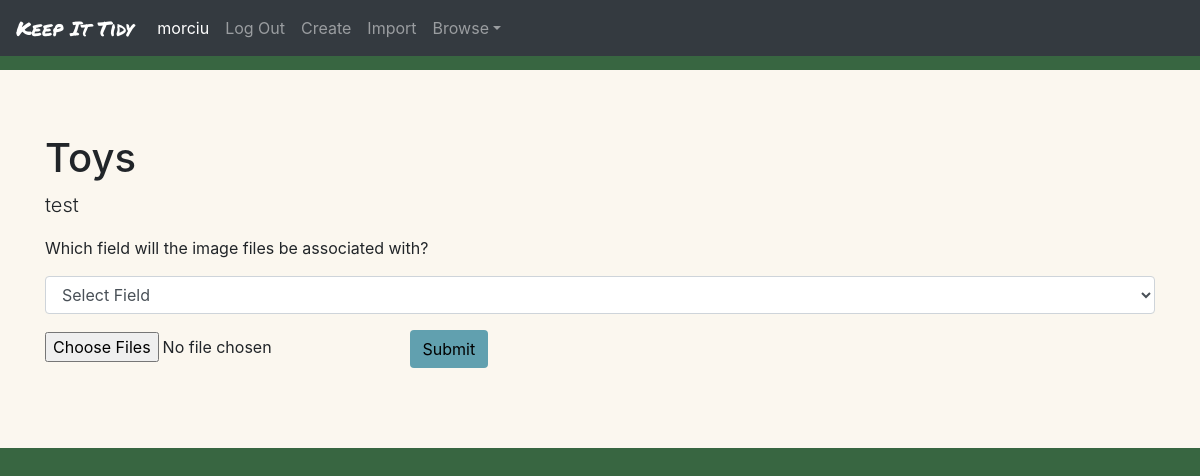
The page /upload_images/132 (signed in) on the database its author committed.
### KeepItTidy/models.py (models this page shows, shortened)
class User(AbstractUser):
	pass

class Collection(models.Model):
	user = models.ForeignKey(User, on_delete=models.CASCADE, related_name="collection")
	name = models.CharField(max_length=200)
	description = models.CharField(max_length=200)

### KeepItTidy/views.py (the view)
# urls.py: path("upload_images/<int:collection_id>", views.upload_images, name="upload_images"),
@login_required
def upload_images(request, collection_id):
	current_user = request.user
	collection = Collection.objects.get(id=collection_id)
	field_dict = FieldDict.objects.get(collection=collection)
	fields = FieldNameTypePair.objects.filter(dictionary=field_dict)
	if request.method == "POST":
		associated_field = request.POST['selectedField']
		associated_field_obj = FieldNameTypePair.objects.get(field_name=associated_field)
		associated_field_type = associated_field_obj.field_type
		print(associated_field_type)
		if len(request.FILES) > 0:
			for i in request.FILES:
				for img_file in request.FILES.getlist(i):
					items = Item.objects.filter(collection=collection)
					collection_fields = FieldDict.objects.get(collection=collection)
					image_field = FieldNameTypePair.objects.filter(dictionary=collection_fields, field_type='image')
					print(image_field)
					if image_field.count() <= 0:
						print("FOUND IMAGE FIELD")
						name_type_pair = FieldNameTypePair(dictionary=collection_fields, field_name="Image", field_type='image')
						name_type_pair.save()
					for item in items:
						old_imgs = ImageField.objects.filter(item=item)
						file_names = []
						for img in old_imgs:
							file_names.append(img.file_name())
						if old_imgs.count() <= 0 or img_file.name not in file_names:
							if associated_field == "name":
								entry = item.name
							elif associated_field_type == "number":
								entry = str(NumberField.objects.get(item=item, name=associated_field).number)
							elif associated_field == 'text':
								entry = TextField.objects.get(item=item, name=associated_field).text
							if img_file.name.split('.')[0] in entry or entry in img_file.name.split('.')[0]:
								new_img = ImageField(name="Image", collection=collection, item=item, image=img_file)
								new_img.save()
						else:
							pass
		return render(request, "keepittidy/upload_images.html", {
				"user": current_user,
				"collection": collection,
				"fields": fields
				})
	else:
		return render(request, "keepittidy/upload_images.html", {
				"user": current_user,
				"collection": collection,
				"fields": fields
				})

### KeepItTidy/templates/keepittidy/upload_images.html (shortened to what this page needs)
{% extends "keepittidy/layout.html" %}
{% load static %}
{% block body %}
<div id="collection" class="jumbotron jumbotron-fluid">
	<div class="container">
		<h1 class="display-5">{{ collection.name }}</h1>
		<p class="lead">{{ collection.description }}</p>
	</div>
	<div class="container">
		<form action="{% url 'upload_images' collection.id %}" method="post" enctype="multipart/form-data">
			<div>
				<p>Which field will the image files be associated with?</p>
				<select class="form-control" name="selectedField" required>
        			<option selected="true" disabled="disabled" value="">Select Field</option>
		        </select>
		    </div>
			<input type="file" class="form-control-image {{field.field_type}}" name="{{field.field_name}} / {{field.field_type}}" multiple required>
		    <button type="submit" class="btn addButton">Submit</button>
		</form>
	</div>
</div>
{% endblock %}

### KeepItTidy/templates/keepittidy/layout.html (shortened to what this page needs)
{% load static %}
<!DOCTYPE html>
<html lang="en">
	<head>
		<link rel="stylesheet" href="https://cdn.jsdelivr.net/npm/bootstrap@4.6.0/dist/css/bootstrap.min.css">
		<link href="{% static 'KeepItTidy/styles.css' %}" rel="stylesheet">
	</head>
	<body>
		<nav class="navbar navbar-expand-md navbar-dark bg-dark fixed-top">
		  <a id="titleLogo" class="navbar-brand" href="{% url 'index' %}">Keep It Tidy</a>
		  {% if user.is_authenticated %}
		  <div class="navbar-collapse collapse" id="navbarDefault" style="">
		    <ul class="navbar-nav mr-auto">
		      <li class="nav-item active">
		        <a class="nav-link disabled">{{user.username}}<span class="sr-only">(current)</span></a>
		      </li>
		      <li class="nav-item">
		        <a class="nav-link" href="{% url 'logout' %}">Log Out</a>
		      </li>
		      <li class="nav-item">
		        <a class="nav-link" href="{% url 'create_collection' %}" tabindex="-1">Create
		        </a>
		      </li>
		      <li class="nav-item">
		        <a class="nav-link" href="{% url 'excel_import' %}" tabindex="-1">Import
		        </a>
		      </li>
		      <li class="nav-item dropdown" id="dropdown01">
		        <a class="nav-link dropdown-toggle" href="#" data-toggle="dropdown" aria-haspopup="true" aria-expanded="false">Browse</a>
		      </li>
		    </ul>
		  </div>
		  {% endif %}
		</nav>
	{% block body %}
	{% endblock %}
	</body>
</html>

### KeepItTidy/static/KeepItTidy/styles.css (style rules this page uses)
body { background-color: #386641; padding-top: 70px; }
.navbar { background-color: #6A994E; }
.btn { margin: 1em; }
#titleLogo { font-family: 'Permanent Marker', cursive; }
.jumbotron { background-color: #FBF7EF; }
.addButton { background-color: #61A0AF; color: black; }

### rows shown on the page
User: username "morciu"
Collection: name "Toys", description "test"
